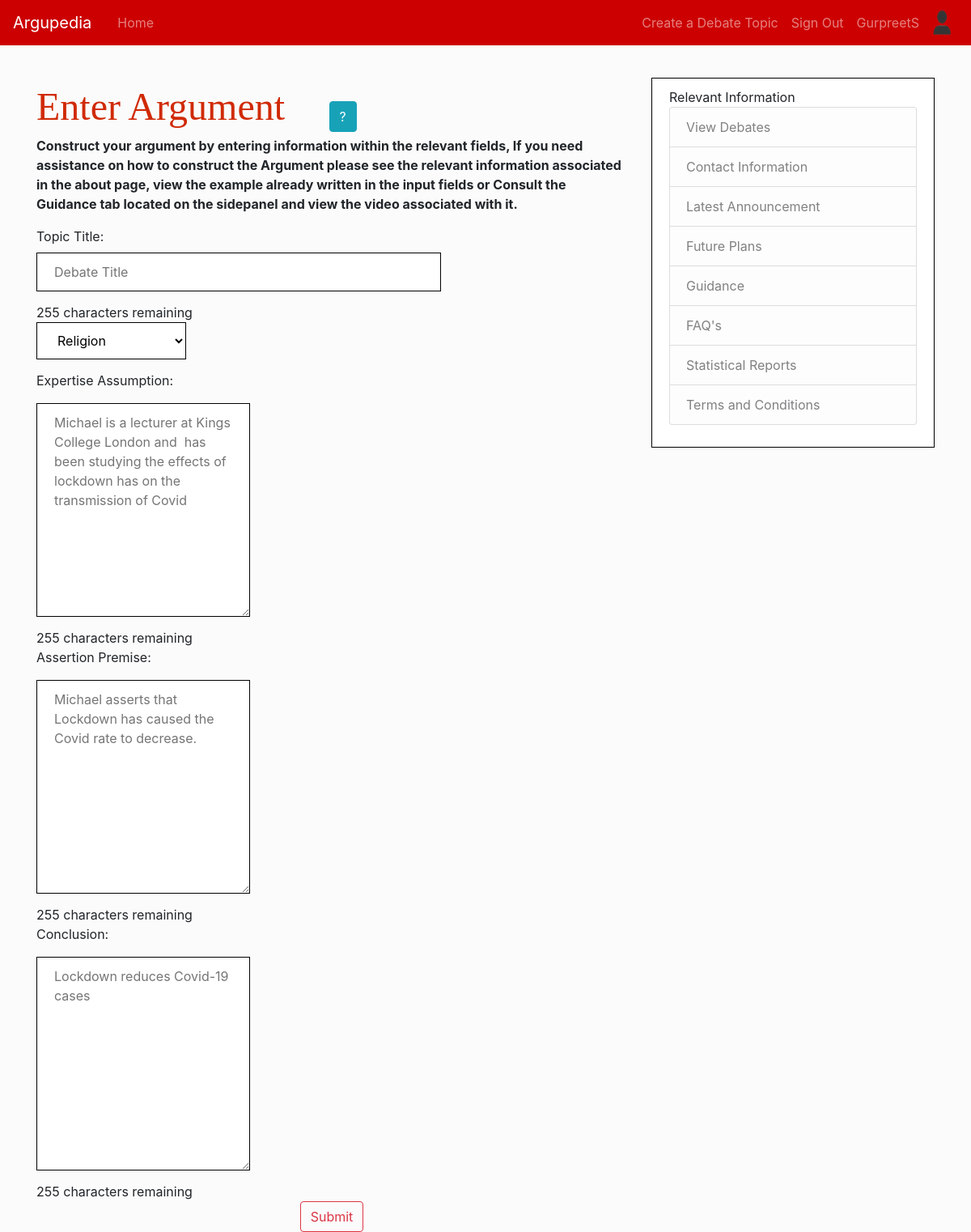
Screenshot of /debate/2/Construction/ (signed in) with the database file from the repository.
### Argupedia/models.py (models this page shows, shortened)
class ArgProfile(models.Model):
    specalist = models.CharField(max_length=40)
    user = models.OneToOneField(User, on_delete=models.CASCADE)
    pict = models.ImageField(default='default.png', upload_to='arguserpic')
    time = models.DateTimeField(default=datetime.datetime.now)

class Argument_Fields(models.Model):
    Argument_name_field = models.ForeignKey(Argument_Name,on_delete=models.PROTECT)
    Argument_field_name = models.TextField(blank=True)
    Argument_field = models.TextField(blank=True)
    Argument_source = models.TextField(blank=True)
    Argument_additional_info= models.TextField(blank=True)

### Argupedia/views.py (the view, shortened to what this page needs)
# urls.py: path("debate/<int:pk>/Construction/", ArgupediaDebateView.as_view(),
class ArgupediaDebateView(View):
    model = Argument_Name
    fields = ['Argument_Name', 'Argument_Fields']
    def get(self, request, pk):
        Args = {
            'Args': Argument_Fields.objects.all().filter(Argument_name_field=pk),"argsch": pk,
            "cat": Categories.objects.all()
        }
        return render(request, "Argupedia/argupedia_debate_detail.html", Args)

### Argupedia/templates/Argupedia/argupedia_debate_detail.html (shortened to what this page needs)
{% extends 'Argupedia/base.html' %}
{% block content %}
<font face=" Impact " size="10px" color="#D02A06"> Enter Argument</font>
<button type="button" class="btn btn-info" data-toggle="modal" data-target="#myModal" style="margin-left: 50px;">?</button>
<b> <p> Construct your argument by entering information within the relevant
    fields, If you need assistance on how to construct the Argument please see
    the relevant information associated in the about page,  view the example
        already written in the input fields or Consult the Guidance tab located
    on the sidepanel and view the video associated with it.</p></b>
<form action="{% url 'debate-construct' pk=argsch %}" method="POST">
<label >Topic Title:</label>
<div >
    <input name='debate' id="debate" class="buff" maxlength="255" style="width:500px"  placeholder="Debate Title"required>
     <div id="debate-remaining-chars" >255 characters remaining</div>
</div>
<div  >
     <select class="media buff" name='cat' id="cat">
        {% for cq in cat %}
        {% if cqs == "" %}
        <a></a>
        {% else %}
            <option value="{{cq.id}}">{{cq.cat}} </option>
        {% endif %}
        {% endfor %}
    </select>
</div>
{% for Arg in Args %}
<p> {{ Arg.Argument_field_name}}</p>
    <textarea class="media buff"
              rows="10"    name="{{ Arg.Argument_field_name}}" id="{{ Arg.Argument_field_name}}"
              placeholder="{{ Arg.Argument_field }}" maxlength="255" required></textarea>
    <div id="Arg.construct-remaining-chars" >255 characters remaining</div>
{% endfor %}
 <div class="row justify-content-center">
     <button class="btn btn-outline-danger" type="submit">Submit </button>
 </div>
</form>
{% endblock %}

### Argupedia/templates/Argupedia/base.html (shortened to what this page needs)
{% load static %}
<!DOCTYPE html>
<html lang="en">
<head>
    <link rel="stylesheet" href="https://maxcdn.bootstrapcdn.com/bootstrap/4.0.0/css/bootstrap.min.css">
    <link rel="stylesheet" type="text/css" href="{%static 'Argupedia/csssheet.css' %}">
</head>
<bone>
      <nav class="navbar navbar-expand-md navbar-dark kings fixed-top">
          <a class="navbar-brand mr-4" href="/">Argupedia</a>
          <div class="collapse navbar-collapse" id="navbarToggle">
            <div class="navbar-nav mr-auto">
              <a class="nav-item nav-link" href="{% url 'arg-about' %}">Home</a>
            </div>
            <div class="navbar-nav">
                {% if user.is_authenticated %}
                    <a class="nav-item nav-link" href="{% url 'Arg-scheme' pk=100 %}">Create a Debate Topic</a>
                    <a class="nav-item nav-link" href="{% url 'signout' %}">Sign Out</a>
                     <a class="nav-item nav-link" href="{% url 'profile' %}">{{user.username}}</a>
                     <img class="rounded-circle article-img" src="{{ user.argprofile.pict.url }}" width ="40" height="40">
                {% else %}
                    <a class="nav-item nav-link" href="{% url 'signin' %}">Sign In</a>
                    <a class="nav-item nav-link" href="{% url 'register' %}">Sign up</a>
                {% endif %}
            </div>
          </div>
      </nav>
    <main role="main" class="container">
      <div class="row">
        <div class="col-lg-8">
          {% block content %}{% endblock %}
        </div>
        <div class="col-lg-4">
          <div class="buff">
            <font>Relevant Information</font>
              <ul class="list-group">
                <a class="list-group-item list-group-item-light" href="{% url 'argupedia-home' %}">View Debates</a>
                <a class="list-group-item list-group-item-light ayy" href="{% url 'contact-info' %}">Contact Information</a>
                <a class="list-group-item list-group-item-light" href="{% url 'arg-home' %}">Latest Announcement</a>
                <a class="list-group-item list-group-item-light" href="{% url 'future-home' %}">Future Plans</a>
                <a class="list-group-item list-group-item-light" href="{% url 'guidance' %}">Guidance</a>
                <a class="list-group-item list-group-item-light" href="{% url 'FAQ' %}">FAQ's</a>
                <a class="list-group-item list-group-item-light" href="{% url 'reports' %}">Statistical Reports</a>
                  <a class="list-group-item list-group-item-light" href="{% url 'Rules' %}">Terms and Conditions</a>
              </ul>
          </div>
        </div>
      </div>
    </main>
</bone>
</html>

### Argupedia/static/Argupedia/csssheet.css (style rules this page uses)
.kings { background-color: #cc0000; }
.buff { background: #ffffff; padding: 11px 21px; margin-bottom: 14px; border: 1px solid #000000; }

### rows the page displays
Argument_Fields: Argument_field_name "Expertise Assumption:", Argument_field_name "Michael is a lecturer at Kings College London and has been studying the effects of lockdown has on the transmission of Covid"
Argument_Fields: Argument_field_name "Assertion Premise:", Argument_field_name "Michael asserts that Lockdown has caused the Covid rate to decrease."
Argument_Fields: Argument_field_name "Conclusion:", Argument_field_name "Lockdown reduces Covid-19 cases"

### other values shown
{{ user.username }} "GurpreetS"
form field cat "Religion"
